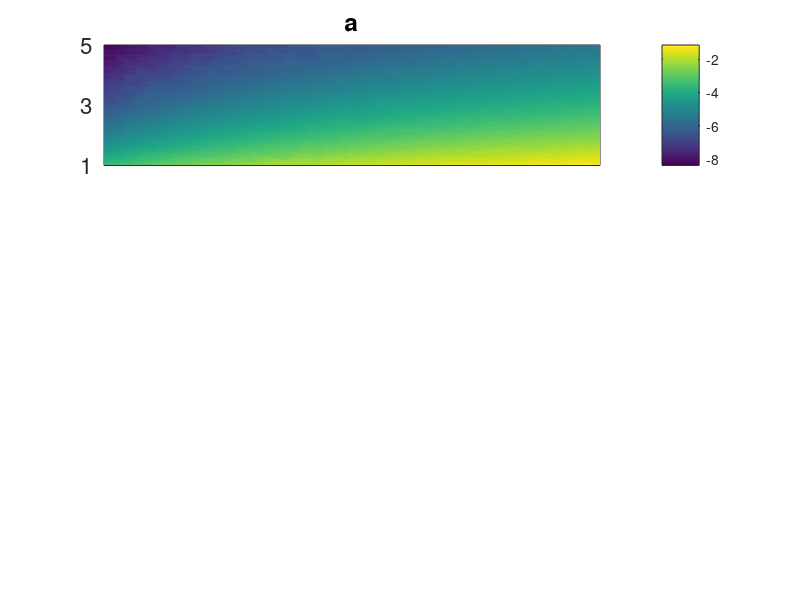

Write MATLAB code to recreate this figure. (Note: this script raises an error after producing the figure.)
% close all
Tau=(7:0.2:23)*1e-3;%Range of tau and sigma for which the curves will be fitted
Sigma=1:0.05:5;

figure
load('cs.mat')
subplot(3,1,1)
pcolor(1000*Tau,Sigma,log10(cs(:,:,1)))
shading interp


ylim([1 5])
xlim([7.5 22.5])
xticks([])
yticks([1 3 5])
c=colorbar('eastoutside');
title('a')
set(gca,'FontSize',16)
c.FontSize=12;
box on
colormap('hot')
caxis([-8 -1])
set(c,'YTick',[-7 -4 -1])
set(c,'YTickLabel',{'10^{-7}','10^{-4}','10^{-1}'},'FontSize',16)
%------------------------------------------------------------
subplot(3,1,2)
pcolor(1000*Tau,Sigma,cs(:,:,2))
ylabel('\sigma (mV/?s)','FontSize',18)
shading interp

ylim([1 5])
xlim([7.5 22.5])
xticks([])
yticks([1 3 5])
box on
c=colorbar('eastoutside');
title('b')
set(gca,'FontSize',16)
c.FontSize=12;
box on
colormap('hot')
caxis([-65 80])
set(c,'YTick',[-50 0 50],'FontSize',16)
%------------------------------------------------------------
subplot(3,1,3)
pcolor(1000*Tau,Sigma,cs(:,:,3))

shading interp
xlabel('\tau (ms)','FontSize',18)
ylim([1 5])
xlim([7.5 22.5])
xticks([10 15 20 25])
yticks([1 3 5])
c=colorbar('eastoutside');
title('n')
set(gca,'FontSize',16)
c.FontSize=12;
box on
colormap('hot')
caxis([1.9 4.6])
set(c,'YTick',[2 3 4],'FontSize',16)